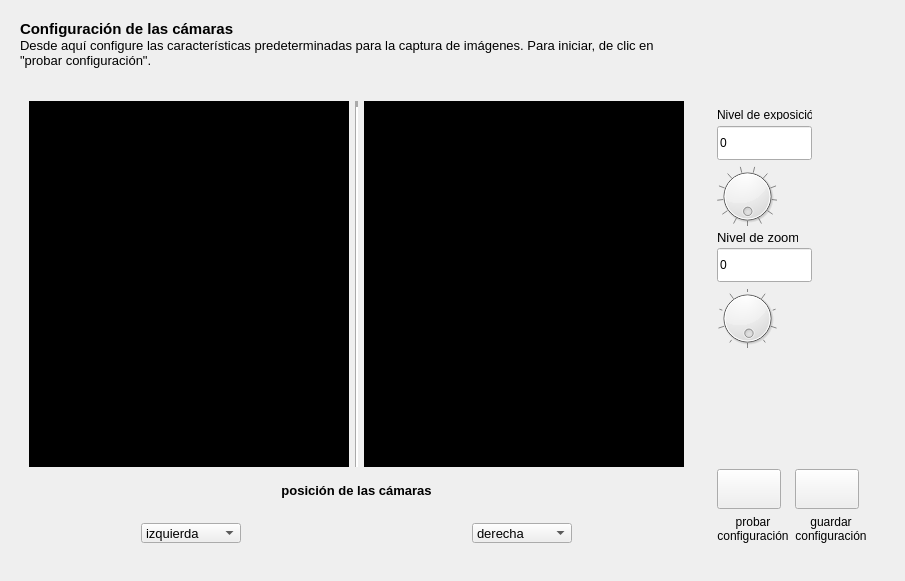
               <widget class="QWidget" name="configtemplate" native="true">
                <layout class="QVBoxLayout" name="verticalLayout_33">
                 <item>
                  <widget class="QWidget" name="configheader" native="true">
                   <layout class="QHBoxLayout" name="horizontalLayout_17">
                    <item>
                     <layout class="QVBoxLayout" name="verticalLayout_25">
                      <property name="spacing">
                       <number>0</number>
                      </property>
                      <item>
                       <widget class="QLabel" name="H1metadatosLabel_2">
                        <property name="font">
                         <font>
                          <pointsize>11</pointsize>
                          <weight>75</weight>
                          <bold>true</bold>
                         </font>
                        </property>
                        <property name="text">
                         <string>Configuración de las cámaras</string>
                        </property>
                       </widget>
                      </item>
                      <item>
                       <widget class="QLabel" name="label_3">
                        <property name="font">
                         <font>
                          <pointsize>10</pointsize>
                         </font>
                        </property>
                        <property name="text">
                         <string>Desde aquí configure las características predeterminadas para la captura de imágenes. Para iniciar, de clic en
&quot;probar configuración&quot;.</string>
                        </property>
                       </widget>
                      </item>
                     </layout>
                    </item>
                   </layout>
                  </widget>
                 </item>
                 <item>
                  <widget class="QWidget" name="configwidget" native="true">
                   <layout class="QHBoxLayout" name="horizontalLayout_23">
                    <item>
                     <widget class="QWidget" name="configbaseCams" native="true">
                      <layout class="QVBoxLayout" name="verticalLayout_26">
                       <property name="spacing">
                        <number>0</number>
                       </property>
                       <property name="leftMargin">
                        <number>0</number>
                       </property>
                       <property name="topMargin">
                        <number>0</number>
                       </property>
                       <property name="rightMargin">
                        <number>0</number>
                       </property>
                       <property name="bottomMargin">
                        <number>0</number>
                       </property>
                       <item>
                        <widget class="QWidget" name="widget_5" native="true">
                         <property name="minimumSize">
                          <size>
                           <width>0</width>
                           <height>0</height>
                          </size>
                         </property>
                         <property name="styleSheet">
                          <string notr="true"/>
                         </property>
                         <layout class="QHBoxLayout" name="horizontalLayout_18">
                          <item>
                           <widget class="QLabel" name="imagenizqLabel_2">
                            <property name="minimumSize">
                             <size>
                              <width>320</width>
                              <height>366</height>
                             </size>
                            </property>
                            <property name="maximumSize">
                             <size>
                              <width>320</width>
                              <height>366</height>
                             </size>
                            </property>
                            <property name="font">
                             <font>
                              <pointsize>23</pointsize>
                             </font>
                            </property>
                            <property name="styleSheet">
                             <string notr="true">background-color: rgb(0, 0, 0);
color: rgb(255, 255, 255);</string>
                            </property>
                            <property name="text">
                             <string/>
                            </property>
                            <property name="scaledContents">
                             <bool>true</bool>
                            </property>
                            <property name="alignment">
                             <set>Qt::AlignCenter</set>
                            </property>
                           </widget>
                          </item>
                          <item>
                           <widget class="Line" name="line_6">
                            <property name="styleSheet">
                             <string notr="true">background-color: rgb(255, 255, 255);</string>
                            </property>
                            <property name="lineWidth">
                             <number>6</number>
                            </property>
                            <property name="orientation">
                             <enum>Qt::Vertical</enum>
                            </property>
                           </widget>
                          </item>
                          <item>
                           <widget class="QLabel" name="imagederLabel_2">
                            <property name="minimumSize">
                             <size>
                              <width>320</width>
                              <height>366</height>
                             </size>
                            </property>
                            <property name="maximumSize">
                             <size>
                              <width>320</width>
                              <height>366</height>
                             </size>
                            </property>
                            <property name="styleSheet">
                             <string notr="true">background-color: rgb(0, 0, 0);</string>
                            </property>
                            <property name="text">
                             <string/>
                            </property>
                            <property name="scaledContents">
                             <bool>true</bool>
                            </property>
                           </widget>
                          </item>
                         </layout>
                        </widget>
                       </item>
                       <item>
                        <widget class="QLabel" name="label_4">
                         <property name="font">
                          <font>
                           <pointsize>10</pointsize>
                           <weight>75</weight>
                           <italic>false</italic>
                           <bold>true</bold>
                          </font>
                         </property>
                         <property name="text">
                          <string>posición de las cámaras</string>
                         </property>
                         <property name="alignment">
                          <set>Qt::AlignCenter</set>
                         </property>
                        </widget>
                       </item>
                       <item>
                        <widget class="QWidget" name="widget_6" native="true">
                         <property name="styleSheet">
                          <string notr="true"/>
                         </property>
                         <layout class="QHBoxLayout" name="horizontalLayout_21">
                          <item>
                           <widget class="QWidget" name="widget_7" native="true">
                            <property name="styleSheet">
                             <string notr="true"/>
                            </property>
                            <layout class="QHBoxLayout" name="horizontalLayout_19">
                             <item>
                              <widget class="QComboBox" name="selectCamIzq">
                               <property name="minimumSize">
                                <size>
                                 <width>100</width>
                                 <height>20</height>
                                </size>
                               </property>
                               <property name="maximumSize">
                                <size>
                                 <width>100</width>
                                 <height>20</height>
                                </size>
                               </property>
                               <property name="font">
                                <font>
                                 <pointsize>10</pointsize>
                                 <weight>50</weight>
                                 <bold>false</bold>
                                </font>
                               </property>
                               <property name="cursor">
                                <cursorShape>PointingHandCursor</cursorShape>
                               </property>
                               <property name="styleSheet">
                                <string notr="true"/>
                               </property>
                               <item>
                                <property name="text">
                                 <string>izquierda</string>
                                </property>
                               </item>
                               <item>
                                <property name="text">
                                 <string>derecha</string>
                                </property>
                               </item>
                              </widget>
                             </item>
                            </layout>
                           </widget>
                          </item>
                          <item>
                           <widget class="QWidget" name="widget_8" native="true">
                            <property name="styleSheet">
                             <string notr="true"/>
                            </property>
                            <layout class="QHBoxLayout" name="horizontalLayout_20">
                             <item>
                              <widget class="QComboBox" name="selectCamDer">
                               <property name="minimumSize">
                                <size>
                                 <width>100</width>
                                 <height>20</height>
                                </size>
                               </property>
                               <property name="maximumSize">
                                <size>
                                 <width>100</width>
                                 <height>20</height>
                                </size>
                               </property>
                               <property name="font">
                                <font>
                                 <pointsize>10</pointsize>
                                 <weight>50</weight>
                                 <bold>false</bold>
                                </font>
                               </property>
                               <item>
                                <property name="text">
                                 <string>derecha</string>
                                </property>
                               </item>
                               <item>
                                <property name="text">
                                 <string>izquierda</string>
                                </property>
                               </item>
                              </widget>
                             </item>
                            </layout>
                           </widget>
                          </item>
                         </layout>
                        </widget>
                       </item>
                      </layout>
                     </widget>
                    </item>
                    <item>
                     <widget class="QWidget" name="panelconfig" native="true">
                      <layout class="QVBoxLayout" name="verticalLayout_32">
                       <item>
                        <widget class="QWidget" name="expoandzoom" native="true">
                         <property name="minimumSize">
                          <size>
                           <width>150</width>
                           <height>0</height>
                          </size>
                         </property>
                         <property name="maximumSize">
                          <size>
                           <width>150</width>
                           <height>16777215</height>
                          </size>
                         </property>
                         <layout class="QVBoxLayout" name="verticalLayout_35">
                          <item>
                           <layout class="QVBoxLayout" name="verticalLayout_29">
                            <item>
                             <layout class="QVBoxLayout" name="verticalLayout_27">
                              <item>
                               <widget class="QLabel" name="exposicionLabel_2">
                                <property name="minimumSize">
                                 <size>
                                  <width>95</width>
                                  <height>10</height>
                                 </size>
                                </property>
                                <property name="maximumSize">
                                 <size>
                                  <width>95</width>
                                  <height>10</height>
                                 </size>
                                </property>
                                <property name="text">
                                 <string>Nivel de exposición</string>
                                </property>
                               </widget>
                              </item>
                              <item>
                               <widget class="QLineEdit" name="exposicionValue_2">
                                <property name="minimumSize">
                                 <size>
                                  <width>95</width>
                                  <height>34</height>
                                 </size>
                                </property>
                                <property name="maximumSize">
                                 <size>
                                  <width>95</width>
                                  <height>34</height>
                                 </size>
                                </property>
                                <property name="text">
                                 <string>0</string>
                                </property>
                               </widget>
                              </item>
                             </layout>
                            </item>
                            <item>
                             <widget class="QDial" name="exposicionDial_2">
                              <property name="minimumSize">
                               <size>
                                <width>60</width>
                                <height>60</height>
                               </size>
                              </property>
                              <property name="maximumSize">
                               <size>
                                <width>60</width>
                                <height>60</height>
                               </size>
                              </property>
                              <property name="minimum">
                               <number>1</number>
                              </property>
                              <property name="maximum">
                               <number>125</number>
                              </property>
                              <property name="value">
                               <number>124</number>
                              </property>
                              <property name="sliderPosition">
                               <number>124</number>
                              </property>
                              <property name="wrapping">
                               <bool>true</bool>
                              </property>
                              <property name="notchTarget">
                               <double>10.000000000000000</double>
                              </property>
                              <property name="notchesVisible">
                               <bool>true</bool>
                              </property>
                             </widget>
                            </item>
                           </layout>
                          </item>
                          <item>
                           <layout class="QVBoxLayout" name="verticalLayout_34">
                            <item>
                             <layout class="QVBoxLayout" name="verticalLayout_28">
                              <item>
                               <widget class="QLabel" name="zoomLabel_2">
                                <property name="minimumSize">
                                 <size>
                                  <width>81</width>
                                  <height>10</height>
                                 </size>
                                </property>
                                <property name="maximumSize">
                                 <size>
                                  <width>81</width>
                                  <height>10</height>
                                 </size>
                                </property>
                                <property name="font">
                                 <font>
                                  <pointsize>10</pointsize>
                                 </font>
                                </property>
                                <property name="text">
                                 <string>Nivel de zoom</string>
                                </property>
                               </widget>
                              </item>
                              <item>
                               <widget class="QLineEdit" name="zoom_valuedit_2">
                                <property name="minimumSize">
                                 <size>
                                  <width>95</width>
                                  <height>34</height>
                                 </size>
                                </property>
                                <property name="maximumSize">
                                 <size>
                                  <width>95</width>
                                  <height>34</height>
                                 </size>
                                </property>
                                <property name="text">
                                 <string>0</string>
                                </property>
                                <property name="placeholderText">
                                 <string># entre 0 y 50</string>
                                </property>
                               </widget>
                              </item>
                             </layout>
                            </item>
                            <item>
                             <widget class="QDial" name="zoom_dial_2">
                              <property name="minimumSize">
                               <size>
                                <width>60</width>
                                <height>60</height>
                               </size>
                              </property>
                              <property name="maximumSize">
                               <size>
                                <width>60</width>
                                <height>60</height>
                               </size>
                              </property>
                              <property name="minimum">
                               <number>1</number>
                              </property>
                              <property name="maximum">
                               <number>50</number>
                              </property>
                              <property name="sliderPosition">
                               <number>49</number>
                              </property>
                              <property name="wrapping">
                               <bool>true</bool>
                              </property>
                              <property name="notchTarget">
                               <double>5.000000000000000</double>
                              </property>
                              <property name="notchesVisible">
                               <bool>true</bool>
                              </property>
                             </widget>
                            </item>
                           </layout>
                          </item>
                         </layout>
                        </widget>
                       </item>
                       <item>
                        <spacer name="verticalSpacer_4">
                         <property name="orientation">
                          <enum>Qt::Vertical</enum>
                         </property>
                         <property name="sizeHint" stdset="0">
                          <size>
                           <width>20</width>
                           <height>97</height>
                          </size>
                         </property>
                        </spacer>
                       </item>
                       <item>
                        <widget class="QWidget" name="testingbuttons" native="true">
                         <layout class="QHBoxLayout" name="horizontalLayout_22">
                          <item>
                           <layout class="QVBoxLayout" name="verticalLayout_31">
                            <item>
                             <widget class="QPushButton" name="testconfig">
                              <property name="minimumSize">
                               <size>
                                <width>64</width>
                                <height>40</height>
                               </size>
                              </property>
                              <property name="maximumSize">
                               <size>
                                <width>64</width>
                                <height>40</height>
                               </size>
                              </property>
                              <property name="cursor">
                               <cursorShape>PointingHandCursor</cursorShape>
                              </property>
                              <property name="text">
                               <string/>
                              </property>
                              <property name="icon">
                               <iconset>
                                <normaloff>imgs/icons/circle-of-arrows-couple.svg</normaloff>imgs/icons/circle-of-arrows-couple.svg</iconset>
                              </property>
                              <property name="iconSize">
                               <size>
                                <width>32</width>
                                <height>32</height>
                               </size>
                              </property>
                             </widget>
                            </item>
                            <item>
                             <widget class="QLabel" name="testconfigLabel">
                              <property name="text">
                               <string>probar
configuración</string>
                              </property>
                              <property name="alignment">
                               <set>Qt::AlignCenter</set>
                              </property>
                             </widget>
                            </item>
                           </layout>
                          </item>
                          <item>
                           <layout class="QVBoxLayout" name="verticalLayout_30">
                            <item>
                             <widget class="QPushButton" name="saveconfig">
                              <property name="minimumSize">
                               <size>
                                <width>64</width>
                                <height>40</height>
                               </size>
                              </property>
                              <property name="maximumSize">
                               <size>
                                <width>64</width>
                                <height>40</height>
                               </size>
                              </property>
                              <property name="cursor">
                               <cursorShape>PointingHandCursor</cursorShape>
                              </property>
                              <property name="text">
                               <string/>
                              </property>
                              <property name="icon">
                               <iconset>
                                <normaloff>imgs/icons/square-with-verification-sign.svg</normaloff>imgs/icons/square-with-verification-sign.svg</iconset>
                              </property>
                              <property name="iconSize">
                               <size>
                                <width>32</width>
                                <height>32</height>
                               </size>
                              </property>
                              <property name="flat">
                               <bool>false</bool>
                              </property>
                             </widget>
                            </item>
                            <item>
                             <widget class="QLabel" name="saveconfigLabel">
                              <property name="text">
                               <string>guardar
configuración</string>
                              </property>
                              <property name="alignment">
                               <set>Qt::AlignCenter</set>
                              </property>
                             </widget>
                            </item>
                           </layout>
                          </item>
                         </layout>
                        </widget>
                       </item>
                      </layout>
                     </widget>
                    </item>
                   </layout>
                  </widget>
                 </item>
                </layout>
               </widget>
